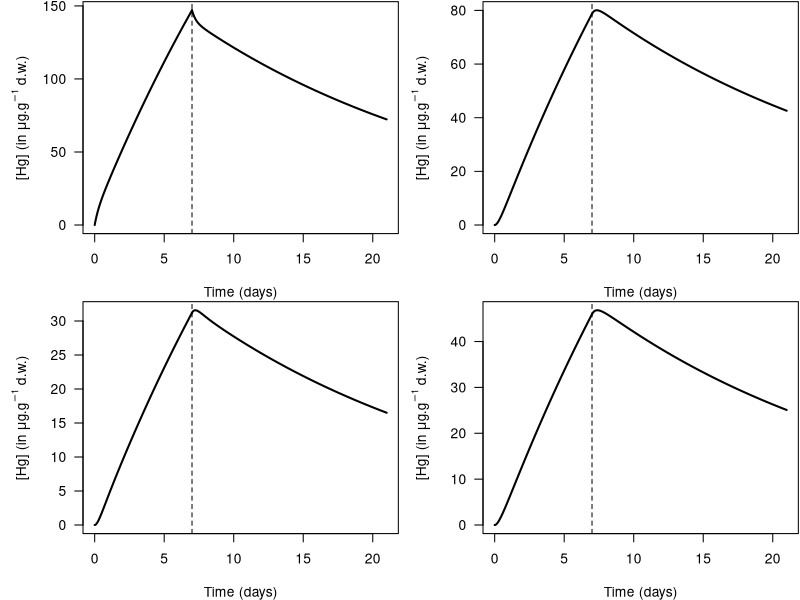

R code for this plot:
# General entries ####
# Empty working directory
rm(list = ls())
# Load required library, if installed
library(tidyverse)
library(crosstalk)
library(deSolve)


# Load parameter values ####
# For Cd
# rates <- read.table("param4comp-gestin-Cd.txt", header = TRUE)
# For Hg
rates <- read.table("data-raw/param4comp-gestin-Hg.txt", header = TRUE)
# Create vector U, named ku
ku <- rates %>%
  filter(str_detect(rates$param, "ku"))
# Extract elimination rates as a vector
ke <- rates %>%
  filter(str_detect(rates$param, "ke"))
# Extract sigma estimates as a vector
sigma <- rates %>%
  filter(str_detect(rates$param, "sigma"))
##### ATTENTION: the same sigma was used for all compartments #####
# Extract kij rates
kij <- rates %>%
  filter(str_detect(rates$param, "ku", negate = TRUE),
         str_detect(rates$param, "ke", negate = TRUE),
         str_detect(rates$param, "sigma", negate = TRUE))
kij[,c("to","from")] <- str_split_fixed(kij$param, pattern = "", n = 3)[,2:3]
# Extract the nbr of compartments
nc <- nrow(ku)

# Experimental conditions ####
# Exposure concentration
cx <- 11.1
# Accumulation duration
tc <- 7 # in days
# Total experiment duration
tf <- tc + 14

# Simulation from the generic matrix solution ####
# Create matrix E
matrixE <- matrix(NA, ncol = nc, nrow = nc)
for(i in 1:nc){
  for(j in 1:nc){
    if(i==j){
      matrixE[i,j] <- - ke[i, "median"] - sum(kij[kij$from==i, "median"])
    }
    else{
      matrixE[i,j] <- as.numeric(kij %>%
                                   filter(to==i, from==j) %>%
                                   select(median))
    }
  }
}
# Eigen analysis of matrix E
X <- eigen(matrixE)
# Build matrix with eigenvectors as columns
P <- X$vectors
# Create matrix J with eigenvalues on the diagonal
J <- diag(x = X$values)
# Check the Jordan form of matrix E: P %*% J %*% solve(P)

## Accumulation phase ####
# Create a time vector for the accumulation phase
taccu <- seq(0, tc, length.out = 250)
# Simulation of the internal concentration in [0 ; t_acc]
# Initiate the matrix to store simulations
caccu <- matrix(NA, nrow = length(taccu), ncol = nc)
# Initial condition at t = 0
caccu[1,] <- 0
# Loop through the time vector `taccu`
for(i in 2:length(taccu)){
  intJ <- diag(x = (exp(X$values * taccu[i]) - 1) / X$values)
  intE <- P %*% intJ %*% solve(P)
  caccu[i,] <- intE %*% as.vector(ku[,"median"]) * cx / 1000
}

## Depuration phase ####
# Create a time vector for the depuration phase
tdepu <- seq(tc, tf, length.out = 250)
# Simulation of the internal concentration in [t_acc ; t_fin]
# Initiate the matrix to store simulations
cdepu <- matrix(NA, nrow = length(tdepu), ncol = nc)
# Initial condition at t = t_acc
cdepu[1,] <- caccu[nrow(caccu),]
# Loop through the time vector `tdepu`
for(i in 2:length(tdepu)){
  intJ <- diag(x = (1 - exp(- X$values * tc)) *
                 exp(X$values * tdepu[i]) / X$values)
  intE <- P %*% intJ %*% solve(P)
  cdepu[i,] <- intE %*% as.vector(ku[,"median"]) * cx / 1000
}

## Plots of internal concentrations within compartments ####
# Plot window parameters
par(mar = c(4, 5, 0.1, 0.1), mfrow = c(2, 2))
# Generate plots
for(i in 1:nc){
  ymax <- max(caccu[,i], cdepu[,i])
  plot(taccu, caccu[,i], type = "l", las = 1, ylim = c(0, ymax),
       xlim = c(0, tf), las = 1, lwd = 2, xlab = "Time (days)",
       ylab = expression(paste("[Hg] (in ",mu,"g.",g^-1," d.w.)")))
       # ylab = expression(paste("[Cd] (in ",mu,"g.",g^-1," d.w.)")))
  abline(v = tc, lty = 2)
  lines(tdepu, cdepu[,i], xlim = c(tc, tf), lwd = 2)
}
